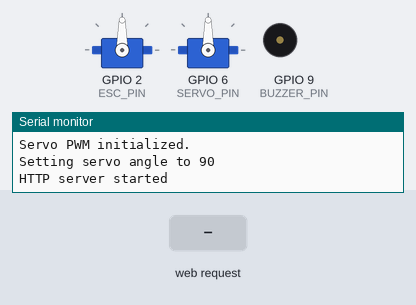
A sketch run on a simulated ESP32. Parts: 2 × servo, buzzer (waves = sounding), the last lines printed to the serial monitor. Inputs (shaded band) come from the test bench. WiFi joins after 1.5 s; servers stay silent unless stated.

Above: at 4.7 s.
4.8 s: HTTP request GET /reqchangesound received
At 5.5 s:
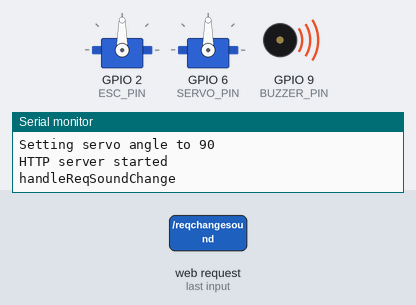
7.8 s: HTTP request GET /reqconnect received
10.8 s: HTTP request GET /reqstart received
12.3 s: HTTP request GET /reqchangespeed received
At 12.8 s:
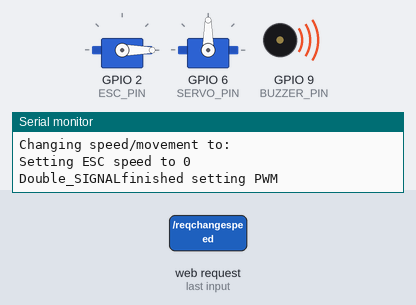
14.0 s: HTTP request GET /reqchangeservo received
At 15.1 s:
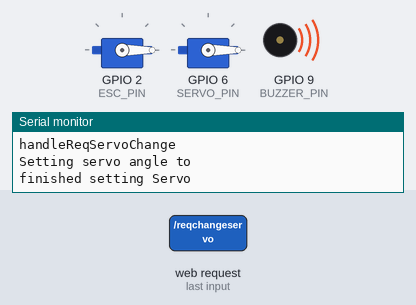
15.5 s: HTTP request GET /reqchangespeed?speed=1&angle=1&sound=1 received
At 16.6 s:
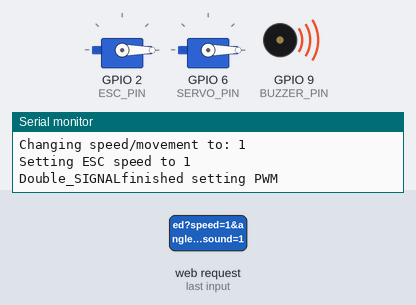
Timing chart, 0 to 18.2 s (numbered marks = the images above; inputs shaded):
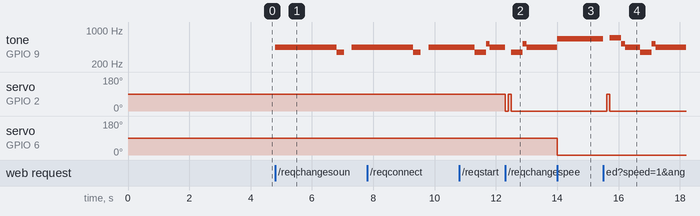

Measured:
- after the input at 4.8 s, tone on GPIO 9 (BUZZER_PIN): silent → 440 Hz at once, → 349 Hz 2.0 s later, → silent 0.25 s later, → 440 Hz 0.25 s later
- after the input at 12.3 s, servo on GPIO 2 (ESC_PIN): 90° → 0° at once, → 90° 0.10 s later, → 0° 0.10 s later
- after the input at 14.0 s, servo on GPIO 6 (SERVO_PIN): 90° → 0° at once
- after the input at 15.5 s, servo on GPIO 2 (ESC_PIN): 0° → 90° after 0.11 s, → 0° 0.10 s later

The sketch:

RC_CAR_ARDUINO_FULL_CONTROL.ino
```cpp
#include <WiFi.h>
#include <WebServer.h>
#include <ESP32Servo.h>
#include <ESP32Ping.h>
#include "pitches.h"
#include "melodies.h"
//#include "http_handlers.h"
//#include "car_control.h"


// run state
extern bool available_to_connect = true;
extern bool running = false;

// wifi set up
const char* ssid = "gabriel";
const char* password = "gabrielgabriel";
WebServer server(80);
// wifi check
unsigned long lastCheck = 0;
const unsigned long checkInterval = 10000;

// ESC control
#define ESC_PIN    2
#define BUZZER_PIN 9
// Servo control
#define SERVO_PIN  6
Servo esc;
Servo myServo;

// Sound Control
#define SPEAKER_PIN 9         // Pin for speaker/buzzer
#define BUZZER_CHANNEL 3      // Pick a safe PWM channel (0–15)
#define TONE_RESOLUTION 8
bool play_sound = false;
int* melody = melody_darth_vader;
int melodyLength = sizeof(melody_darth_vader) / sizeof(melody_darth_vader[0]);
int tempo = 120; // change this to make the song slower or faster
int notes = sizeof(melody) / sizeof(melody[0]) / 2;
// this calculates the duration of a whole note in ms
int wholenote = (60000 * 4) / tempo;
int divider = 0, noteDuration = 0;
int stop_current = false;

// WIFI Functions
// connection check
bool isOnline() {
  IPAddress test_ip(8,8,8,8);
  return (WiFi.status() == WL_CONNECTED) && Ping.ping(test_ip);
}

// wifi connect
void connectToWiFi(int maxRetries = 10){
  WiFi.disconnect(true);  // Fully reset Wi-Fi state
  delay(1000);
  WiFi.begin(ssid, password);
  Serial.println("Connecting to WiFi...");

  int retries = 0;
  while (WiFi.status() != WL_CONNECTED && retries < maxRetries) {
    delay(500);
    Serial.print(".");
    retries++;
  }

  if (WiFi.status() == WL_CONNECTED) {
    digitalWrite(LED_BUILTIN, HIGH);   // Turn LED ON
    Serial.println("\nConnected!");
    Serial.print("IP Address: ");
    Serial.println(WiFi.localIP());
  } else {
    Serial.println("\nFailed to connect to WiFi.");
  }
}

// // HTTP handlers
void handleRoot() {
  server.send(200, "text/plain", "Hello from Pi");
}

void handleReqConnect(){
  Serial.println("handleReqConnect");
  if (available_to_connect){
    server.send(200, "text/plain", "yes");
    available_to_connect = false;
    Serial.println("connected to PC");
  } else{
    server.send(200, "text/plain", "no"); //change
    Serial.println("denied connection to PC");
  }
}

void handleReqStart(){
  Serial.println("handleReqStart");
  if(!(available_to_connect)) {
    server.send(200, "text/plain", "yes");
    running = true;
    Serial.println("starting run mode");
  } else{
    server.send(200, "text/plain", "not_connected");
  }
}

void handleReqStop(){
  Serial.println("handleReqStop");
  if(!(available_to_connect)) {
    server.send(200, "text/plain", "yes");
    running = false;
    available_to_connect = true;
    Serial.println("stopping run mode");
  } else{
    server.send(200, "text/plain", "not_connected");
  }
}

void handleReqSpeedChange(){
  Serial.println("handleReqSpeedChange");
  String speed = server.arg("speed");

  if(!(available_to_connect) && running) {
    server.send(200, "text/plain", "yes");
    Serial.print("Changing speed/movement to: ");
    Serial.println(speed);
    setESC(speed);
    Serial.println("finished setting PWM");
  } else{
    server.send(200, "text/plain", "no");
  }
}

void handleReqServoChange(){
  Serial.println("handleReqServoChange");
  String angle = server.arg("angle");

  if(!(available_to_connect) && running) {
    server.send(200, "text/plain", "yes");
    Serial.println(angle);
    setServo(angle);
    Serial.println("finished setting Servo");
  } else{
    server.send(200, "text/plain", "no");
  }
}

void handleReqSoundChange(){
  Serial.println("handleReqSoundChange");
  String sound = server.arg("sound");
  server.send(200, "text/plain", "yes");
  Serial.println(sound);
  if (sound == "OFF"){
    stop_current = true;
    play_sound = false;
  }else{
    stop_current = true; // interrupt the song that is currently playing
    chooseMelody(sound);
    stop_current = false;
    play_sound = true;
  }
}


// MUSIC functions
void myTone(int pin, int freq, int channel = 3, int duty = 128) {
  ledcSetup(channel, freq, 8);         // 8-bit resolution, freq in Hz
  ledcAttachPin(pin, channel);
  ledcWrite(channel, duty);            // 128 = 50% duty cycle
}
void myNoTone(int channel = 3) {
  ledcWrite(channel, 0);               // Stop PWM signal
}

void chooseMelody(String current_sound){
  if (current_sound ="DARTHVADER"){
    melody = melody_darth_vader;
    melodyLength = sizeof(melody_darth_vader) / sizeof(melody_darth_vader[0]);
  } else if (current_sound = "BWD"){
    melody = melody_bwd;
    melodyLength = sizeof(melody_bwd) / sizeof(melody_bwd[0]);
  }
  tempo = 120; // change this to make the song slower or faster
  notes = sizeof(melody) / sizeof(melody[0]) / 2;
  // this calculates the duration of a whole note in ms
  wholenote = (60000 * 4) / tempo;
  divider = 0, noteDuration = 0;
}


void playMusicAndHTTPListen() {
  //for (int thisNote = 0; thisNote < notes * 2; thisNote += 2) {
  for (int thisNote = 0; thisNote < melodyLength; thisNote += 2) {
    if (stop_current){
      play_sound = false;
      break; // interupt looping song
    }
    server.handleClient(); // Process any incoming HTTP requests

    int divider = melody[thisNote + 1];
    if (divider > 0) {
      noteDuration = wholenote / divider;
    } else if (divider < 0) {
      noteDuration = (wholenote / abs(divider)) * 1.5;
    }

    int note = melody[thisNote];

    if (note > 0) {
      myTone(SPEAKER_PIN, note, BUZZER_CHANNEL);
    } else {
      myNoTone(BUZZER_CHANNEL); // REST
    }

    delay(noteDuration); // Wait full note duration
    myNoTone(BUZZER_CHANNEL); // Stop the tone
  }
}


void setup() {
  Serial.begin(115200);
  delay(1000);

  pinMode(LED_BUILTIN, OUTPUT);  // Set the internal LED pin as output

  // Connect to WiFi
  connectToWiFi();

  // ESC control
  esc.attach(ESC_PIN, 1000, 2000);
  Serial.println("ESC controller ready.");
  setESC("1500");  // Initialize ESC with STOP signal

  // Servo control
  myServo.attach(SERVO_PIN);
  Serial.println("Servo PWM initialized.");
  setServo("90");

  // set up handlers (common)
  server.on("/", handleRoot);
  server.on("/reqconnect", handleReqConnect);
  server.on("/reqstart", handleReqStart);
  server.on("/reqchangespeed", handleReqSpeedChange);
  server.on("/reqchangeservo", handleReqServoChange);
  server.on("/reqstop", handleReqStop);
  server.on("/reqchangesound", handleReqSoundChange);

  // Start server
  server.begin();
  Serial.println("HTTP server started");
}

// void loop() {
//   server.handleClient();
// }

void loop() {
  if (!play_sound){
    server.handleClient();
  } else {
    playMusicAndHTTPListen();
  }
}


// // functions for ESC control
void setESC(String speed) {
  Serial.print("Setting ESC speed to ");
  int speed_int = speed.toInt(); // Convert string to integer
  Serial.println(speed_int);

  esc.writeMicroseconds(speed_int); // Send pulse in microseconds (1000-2000 typical)
  if (speed_int < 1500){
    Serial.print("Double_SIGNAL");
    delay(100);
    esc.writeMicroseconds(1500);
    delay(100);
    esc.writeMicroseconds(speed_int);
  }
}

// Function to control Servo using angle
void setServo(String angle) {
  Serial.print("Setting servo angle to ");
  Serial.println(angle);

  int angle_int = angle.toInt();
  myServo.write(angle_int);
}
```

melodies.h
```cpp
// melody for darth vader theme

#include "pitches.h"

extern int melody_darth_vader[] = {

  // Dart Vader theme (Imperial March) - Star wars
  // Score available at https://musescore.com/user/202909/scores/1141521
  // The tenor saxophone part was used

  NOTE_A4,-4, NOTE_A4,-4, NOTE_A4,16, NOTE_A4,16, NOTE_A4,16, NOTE_A4,16, NOTE_F4,8, REST,8,
  NOTE_A4,-4, NOTE_A4,-4, NOTE_A4,16, NOTE_A4,16, NOTE_A4,16, NOTE_A4,16, NOTE_F4,8, REST,8,
  NOTE_A4,4, NOTE_A4,4, NOTE_A4,4, NOTE_F4,-8, NOTE_C5,16,

  NOTE_A4,4, NOTE_F4,-8, NOTE_C5,16, NOTE_A4,2,//4
  NOTE_E5,4, NOTE_E5,4, NOTE_E5,4, NOTE_F5,-8, NOTE_C5,16,
  NOTE_A4,4, NOTE_F4,-8, NOTE_C5,16, NOTE_A4,2,

  NOTE_A5,4, NOTE_A4,-8, NOTE_A4,16, NOTE_A5,4, NOTE_GS5,-8, NOTE_G5,16, //7
  NOTE_DS5,16, NOTE_D5,16, NOTE_DS5,8, REST,8, NOTE_A4,8, NOTE_DS5,4, NOTE_D5,-8, NOTE_CS5,16,

  NOTE_C5,16, NOTE_B4,16, NOTE_C5,16, REST,8, NOTE_F4,8, NOTE_GS4,4, NOTE_F4,-8, NOTE_A4,-16,//9
  NOTE_C5,4, NOTE_A4,-8, NOTE_C5,16, NOTE_E5,2,

  NOTE_A5,4, NOTE_A4,-8, NOTE_A4,16, NOTE_A5,4, NOTE_GS5,-8, NOTE_G5,16, //7
  NOTE_DS5,16, NOTE_D5,16, NOTE_DS5,8, REST,8, NOTE_A4,8, NOTE_DS5,4, NOTE_D5,-8, NOTE_CS5,16,

  NOTE_C5,16, NOTE_B4,16, NOTE_C5,16, REST,8, NOTE_F4,8, NOTE_GS4,4, NOTE_F4,-8, NOTE_A4,-16,//9
  NOTE_A4,4, NOTE_F4,-8, NOTE_C5,16, NOTE_A4,2,

};


extern int melody_bwd[] = {NOTE_C7,8, REST,8,};
```

pitches.h
```cpp
// note definitions used by the sound functionality
#ifndef PITCHES_H
#define PITCHES_H


#define NOTE_B0  31
#define NOTE_C1  33
#define NOTE_CS1 35
#define NOTE_D1  37
#define NOTE_DS1 39
#define NOTE_E1  41
#define NOTE_F1  44
#define NOTE_FS1 46
#define NOTE_G1  49
#define NOTE_GS1 52
#define NOTE_A1  55
#define NOTE_AS1 58
#define NOTE_B1  62
#define NOTE_C2  65
#define NOTE_CS2 69
#define NOTE_D2  73
#define NOTE_DS2 78
#define NOTE_E2  82
#define NOTE_F2  87
#define NOTE_FS2 93
#define NOTE_G2  98
#define NOTE_GS2 104
#define NOTE_A2  110
#define NOTE_AS2 117
#define NOTE_B2  123
#define NOTE_C3  131
#define NOTE_CS3 139
#define NOTE_D3  147
#define NOTE_DS3 156
#define NOTE_E3  165
#define NOTE_F3  175
#define NOTE_FS3 185
#define NOTE_G3  196
#define NOTE_GS3 208
#define NOTE_A3  220
#define NOTE_AS3 233
#define NOTE_B3  247
#define NOTE_C4  262
#define NOTE_CS4 277
#define NOTE_D4  294
#define NOTE_DS4 311
#define NOTE_E4  330
#define NOTE_F4  349
#define NOTE_FS4 370
#define NOTE_G4  392
#define NOTE_GS4 415
#define NOTE_A4  440
#define NOTE_AS4 466
#define NOTE_B4  494
#define NOTE_C5  523
#define NOTE_CS5 554
#define NOTE_D5  587
#define NOTE_DS5 622
#define NOTE_E5  659
#define NOTE_F5  698
#define NOTE_FS5 740
#define NOTE_G5  784
#define NOTE_GS5 831
#define NOTE_A5  880
#define NOTE_AS5 932
#define NOTE_B5  988
#define NOTE_C6  1047
#define NOTE_CS6 1109
#define NOTE_D6  1175
#define NOTE_DS6 1245
#define NOTE_E6  1319
#define NOTE_F6  1397
#define NOTE_FS6 1480
#define NOTE_G6  1568
#define NOTE_GS6 1661
#define NOTE_A6  1760
#define NOTE_AS6 1865
#define NOTE_B6  1976
#define NOTE_C7  2093
#define NOTE_CS7 2217
#define NOTE_D7  2349
#define NOTE_DS7 2489
#define NOTE_E7  2637
#define NOTE_F7  2794
#define NOTE_FS7 2960
#define NOTE_G7  3136
#define NOTE_GS7 3322
#define NOTE_A7  3520
#define NOTE_AS7 3729
#define NOTE_B7  3951
#define NOTE_C8  4186
#define NOTE_CS8 4435
#define NOTE_D8  4699
#define NOTE_DS8 4978
#define REST      0

#endif
```
